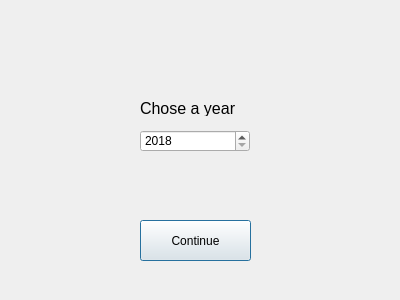
<?xml version="1.0" encoding="UTF-8"?>
<ui version="4.0">
 <class>YearDialog</class>
 <widget class="QDialog" name="YearDialog">
  <property name="geometry">
   <rect>
    <x>0</x>
    <y>0</y>
    <width>400</width>
    <height>300</height>
   </rect>
  </property>
  <property name="windowTitle">
   <string>Dialog</string>
  </property>
  <widget class="QDateEdit" name="dateEditYear">
   <property name="geometry">
    <rect>
     <x>140</x>
     <y>130</y>
     <width>110</width>
     <height>22</height>
    </rect>
   </property>
   <property name="wrapping">
    <bool>false</bool>
   </property>
   <property name="frame">
    <bool>true</bool>
   </property>
   <property name="keyboardTracking">
    <bool>true</bool>
   </property>
   <property name="showGroupSeparator" stdset="0">
    <bool>false</bool>
   </property>
   <property name="minimumDate">
    <date>
     <year>2018</year>
     <month>1</month>
     <day>1</day>
    </date>
   </property>
   <property name="displayFormat">
    <string>yyyy</string>
   </property>
   <property name="calendarPopup">
    <bool>false</bool>
   </property>
   <property name="date">
    <date>
     <year>2018</year>
     <month>1</month>
     <day>1</day>
    </date>
   </property>
  </widget>
  <widget class="QLabel" name="label">
   <property name="geometry">
    <rect>
     <x>140</x>
     <y>100</y>
     <width>131</width>
     <height>16</height>
    </rect>
   </property>
   <property name="font">
    <font>
     <pointsize>12</pointsize>
    </font>
   </property>
   <property name="text">
    <string>Chose a year</string>
   </property>
  </widget>
  <widget class="QPushButton" name="pushButtonContinueYear">
   <property name="geometry">
    <rect>
     <x>140</x>
     <y>220</y>
     <width>111</width>
     <height>41</height>
    </rect>
   </property>
   <property name="text">
    <string>Continue</string>
   </property>
  </widget>
 </widget>
 <resources/>
 <connections/>
</ui>
